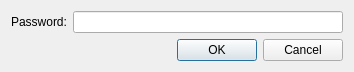
<?xml version="1.0" encoding="UTF-8"?>
<ui version="4.0">
 <class>loginDialog</class>
 <widget class="QDialog" name="loginDialog">
  <property name="geometry">
   <rect>
    <x>0</x>
    <y>0</y>
    <width>354</width>
    <height>71</height>
   </rect>
  </property>
  <property name="windowTitle">
   <string>Dialog</string>
  </property>
  <layout class="QVBoxLayout" name="verticalLayout">
   <item>
    <layout class="QHBoxLayout" name="horizontalLayout_3">
     <item>
      <widget class="QLabel" name="label_2">
       <property name="text">
        <string>Password:</string>
       </property>
      </widget>
     </item>
     <item>
      <widget class="QLineEdit" name="passwordLineEdit">
       <property name="echoMode">
        <enum>QLineEdit::Password</enum>
       </property>
      </widget>
     </item>
    </layout>
   </item>
   <item>
    <layout class="QHBoxLayout" name="horizontalLayout">
     <item>
      <spacer name="horizontalSpacer">
       <property name="orientation">
        <enum>Qt::Horizontal</enum>
       </property>
       <property name="sizeHint" stdset="0">
        <size>
         <width>40</width>
         <height>20</height>
        </size>
       </property>
      </spacer>
     </item>
     <item>
      <widget class="QPushButton" name="okPushButton">
       <property name="text">
        <string>OK</string>
       </property>
      </widget>
     </item>
     <item>
      <widget class="QPushButton" name="cancelPushButton">
       <property name="text">
        <string>Cancel</string>
       </property>
      </widget>
     </item>
    </layout>
   </item>
  </layout>
 </widget>
 <resources/>
 <connections/>
</ui>
